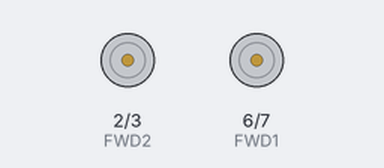
The sketch below on a simulated Arduino Uno, built with avr-gcc and run on an emulated ATmega328P. On the bench: motor-driver pin pairs drawn as motors (green arrow = first pin HIGH = forward, orange = second pin HIGH = backward, longer = more drive).

Above: at 0.3 s.
At 5.2 s:
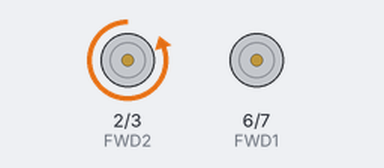
At 11.6 s:
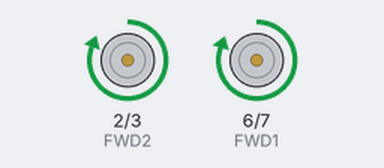
At 20.2 s:
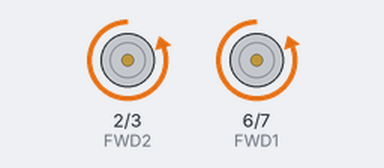
Timing chart, 0 to 22.3 s (numbered marks = the images above):
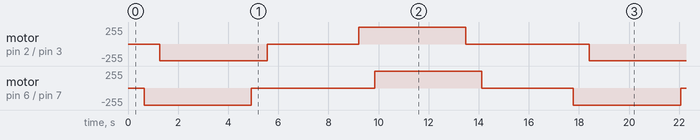

Measured:
- by itself, motor on pin 2 (FWD2) / pin 3 (REV2): repeats every 17.1 s: stopped 3.6 s, forward 255/255 4.3 s, stopped 4.9 s, backward 254/255 4.3 s
- by itself, motor on pin 6 (FWD1) / pin 7 (REV1): repeats every 17.1 s: stopped 4.9 s, forward 254/255 4.3 s, stopped 3.6 s, backward 255/255 4.3 s

The sketch:

arduinoScript2.ino.ino
```cpp
const int REV1 = 7;
const int FWD1 = 6;
const int REV2 = 3;
const int FWD2 = 2;

void setup() {
  pinMode(REV1, OUTPUT);
  pinMode(FWD1, OUTPUT);
  pinMode(REV2, OUTPUT);
  pinMode(FWD2, OUTPUT);

}

void loop() {
  for(int i = 0; i < 255; i++){
    analogWrite(REV1, i);
    analogWrite(REV2, i);
    delay(5);
  }

  delay(3000);

  for(int i = 255; i > -1; i--){
    analogWrite(REV1, i);
    analogWrite(REV2, i);
    delay(5);
  }

  delay(3000);

  for(int i = 0; i < 255; i++){
    analogWrite(FWD1, i);
    analogWrite(FWD2, i);
    delay(5);
  }

  delay(3000);

  for(int i = 255; i > -1; i--){
    analogWrite(FWD1, i);
    analogWrite(FWD2, i);
    delay(5);
  }

  delay(3000);
}
```
